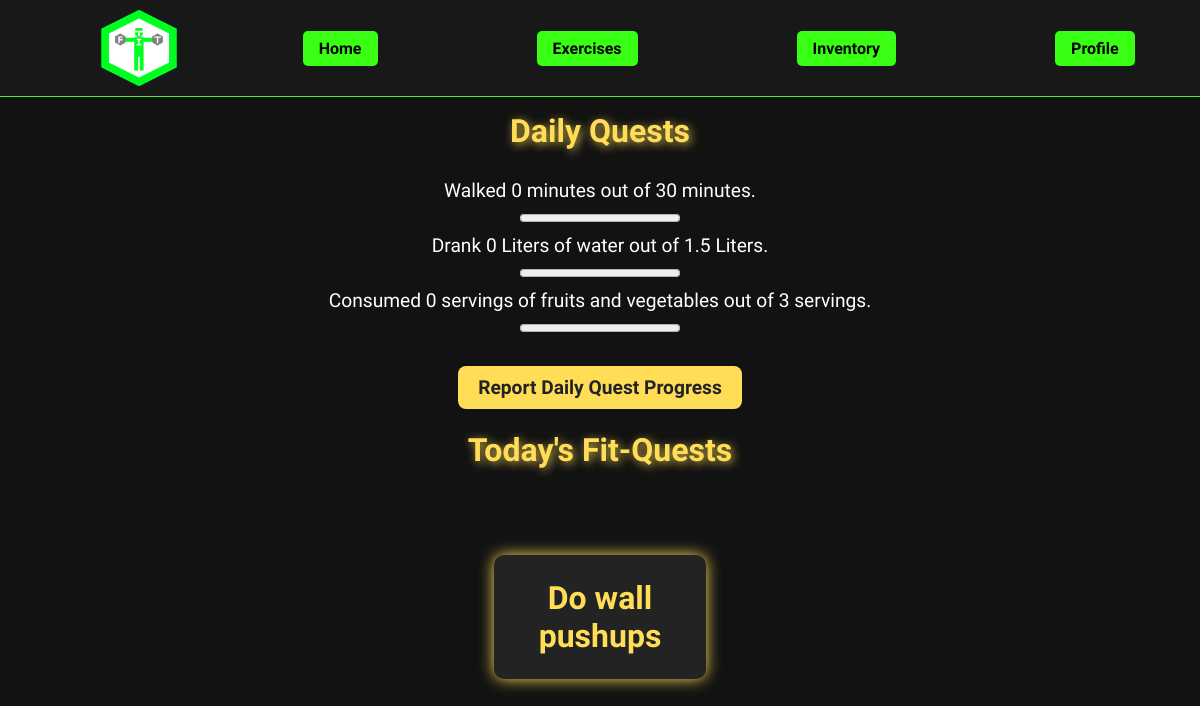
Before: /fitness/fitquests/ (signed in) with the older database file.
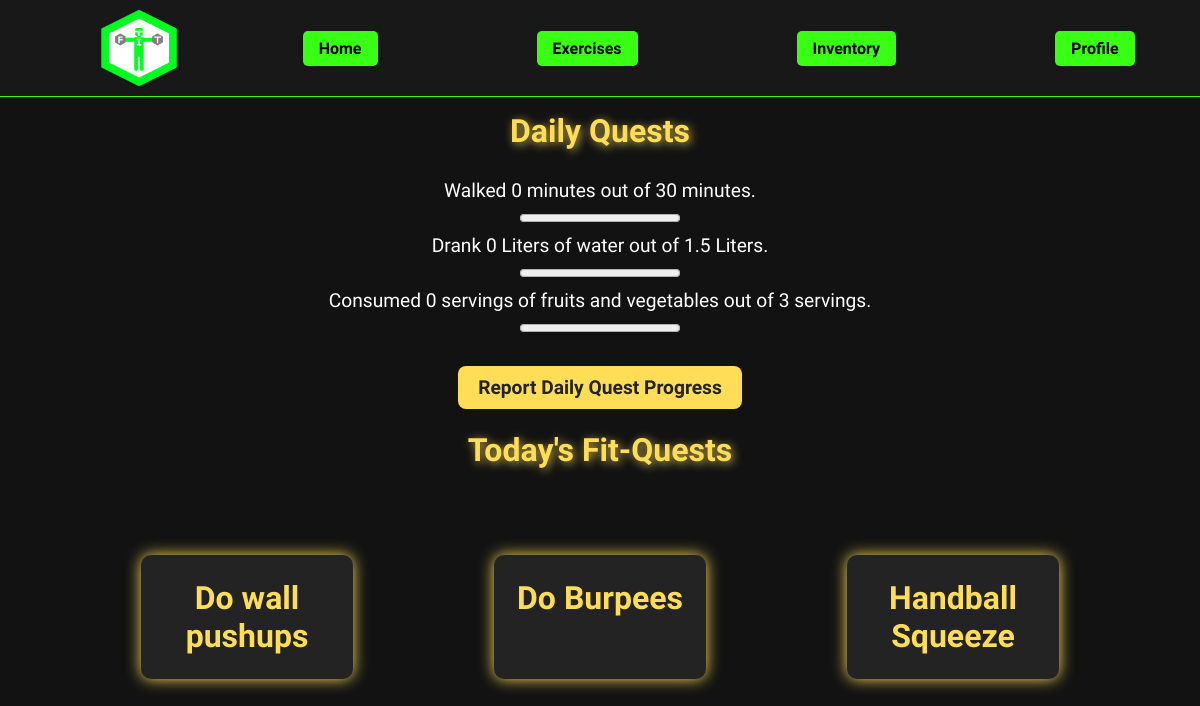
After: the same page with the newer database file.
### fitness/models.py (models this page shows, shortened)
class Task(models.Model):
    DIFFICULTIES = (('Noob', 'Noob'), ('Easy', 'Easy'), ('Medium', 'Medium'), ('Hard', 'Hard'), ('Expert', 'Expert'))
    name = models.CharField(max_length=255)
    sets = models.IntegerField()
    difficulty_score = models.CharField(max_length=31, choices=DIFFICULTIES, default='Medium')
    num_per_set = models.IntegerField()
    end_date = models.DateTimeField(null=True)
    user = models.ForeignKey(FitCrawlerUser, on_delete=models.CASCADE)
    exercise = models.ForeignKey(Exercise, on_delete=models.CASCADE)

### fitness/views.py (the view)
# urls.py: path('fitquests/', views.view_current_tasks, name='view_current_tasks'),
@login_required
def view_current_tasks(request):
    if request.user.user_type == 'FitGuildOfficer':
        return redirect('fitness:home')
    else:
        with connection.cursor() as cursor:
            cursor.execute("""
                SELECT id, name
                FROM fitness_task
                WHERE user_id = %s
                    AND STRFTIME('%%Y%%m%%d', %s) < STRFTIME('%%Y%%m%%d', end_date)
                    AND id NOT IN
                    (SELECT task_id FROM fitness_tasklog
                    WHERE user_id = %s AND DATE(time_completed) = DATE(%s))
                """,
                [request.user.id, datetime.datetime.now(), request.user.id, datetime.datetime.now()]
            )
            task_rows = cursor.fetchall()
            cursor.execute("""
                SELECT minutes_walked, water_drank_L, fruit_veggie_servings
                FROM fitness_dailylog
                WHERE user_id = %s AND DATE(time_completed) = DATE(%s)
                """,
                [request.user.id, datetime.datetime.now()]
            )
            daily_row = cursor.fetchone()
        if daily_row:
            template_args = {'task_rows': task_rows, 'walk_goal': DAILY_WALK, 'water_goal': DAILY_WATER, 'fruit_veg_goal': DAILY_FRUIT_VEG, 'mins_walk': daily_row[0], 'water': daily_row[1], 'fruit_veg': daily_row[2]}
        else:
            template_args = {'task_rows': task_rows, 'walk_goal': DAILY_WALK, 'water_goal': DAILY_WATER, 'fruit_veg_goal': DAILY_FRUIT_VEG, 'mins_walk': 0, 'water': 0, 'fruit_veg': 0}
        return render(request, 'fitness/view_current_tasks.html', template_args)

### fitness/templates/fitness/view_current_tasks.html (shortened to what this page needs)
{% extends 'fitness/header.html' %}
{% load static %}
{% block content%}
<link rel="stylesheet" type="text/css" href="{% static 'fitness/view_current_tasks.css' %}">
    <h1>Daily Quests</h1>
    <p>Walked {{mins_walk}} minutes out of {{walk_goal}} minutes.</p>
    <progress value="{{mins_walk}}" max="{{walk_goal}}"></progress>
    <p>Drank {{water}} Liters of water out of {{water_goal}} Liters.</p>
    <progress value="{{water}}" max="{{water_goal}}"></progress>
    <p>Consumed {{fruit_veg}} servings of fruits and vegetables out of {{fruit_veg_goal}} servings.</p>
    <progress value="{{fruit_veg}}" max="{{fruit_veg_goal}}"></progress>
    <p class="report_progress">
        <a href="{% url 'fitness:complete_daily' %}">
        Report Daily Quest Progress
        </a>
    </p>
    <h1>Today's Fit-Quests<h1>
    {% if task_rows %}
        <ul>
        {% for task_id, task_name in task_rows %}
            <li>
                <a href="{% url 'fitness:task_details' task_pk=task_id %}">
                {{task_name}}
                </a>
            </li>
        {% endfor %}
        </ul>
    {% else %}
        <h3>All Fit-Quests Complete</h3>
    {% endif %}
{% endblock %}

### fitness/templates/fitness/header.html (shortened to what this page needs)
{% load static %}
<!DOCTYPE html>
<html lang="en">
    <head>
        <link rel="stylesheet" type="text/css" href="{% static 'fitness/header.css' %}">
    </head>
    <body>
        <header class="header">
            <div class="logoDiv">
                <a href="{% url 'fitness:home' %}" class="home_link_logo">
                    <img src="{% static 'fitness/fitcrawlerLogo.png' %}" alt="FitCrawler Logo" class="logo">
                </a>
            </div>
            <div class="buttonDiv">
                <h2><a href="{% url 'fitness:home' %}" class="button">Home</a></h2>
                <h2><a href="{% url 'exercises:search_exercises' %}" class="button">Exercises</a></h2>
                {% if user.is_authenticated and user.user_type == 'FitKnight' %}
                    <h2><a href="{% url 'dungeon:view_inventory' %}" class="button">Inventory</a></h2>
                {% endif %}
                {% if user.is_authenticated %}
                <h2><a class="button js-profile">Profile</a></h2>
                {% else %}
                <h2><a href="{% url 'gym:signup' %}" class="button">Sign Up</a></h2>
                <h2><a href="{% url 'gym:login' %}" class="button">Login</a></h2>
                {% endif %}
            </div>
        </header>
            {% block content %}
            {% endblock %}
    </body>
</html>

### fitness/static/fitness/header.css (style rules this page uses)
body { background-color: #282828; color: white; font-family: "Rajdhani", sans-serif; margin: 0; }
.header { display: flex; justify-content: space-evenly; align-items: center; border-bottom: 1px solid #39FF14; background-color: #181818; margin-bottom: 1rem; position: fixed; width: 100%; top: 0; z-index: 5; }
.header h2 { font-size: 1rem; margin: 0; }
.logo { max-height: 100%; max-width: 100%; }
.home_link_logo { display: contents; }
.logoDiv { display: flex; align-items: center; justify-content: center; width: 15%; height: 10vh; }
.buttonDiv { display: flex; align-items: center; justify-content: space-between; width: 70%; margin: 0 1rem; height: 12vh; }
.button { display: inline-block; background-color: #39FF14; color: black; padding: 0.5rem 1rem; text-decoration: none; border-radius: 5px; margin-left: 0.5rem; transition: background-color 0.3s, transform 0.2s; border: none; cursor: pointer; }

### fitness/static/fitness/view_current_tasks.css (style rules this page uses)
body { font-family: 'Rajdhani', sans-serif; background-color: #121212; color: white; margin: 0; padding: 0; display: flex; flex-direction: column; align-items: center; text-align: center; min-height: 100vh; }
h1 { font-size: 2rem; color: #ffdd57; text-shadow: 2px 2px 10px rgba(255, 221, 87, 0.8); margin-top: 1.5rem; }
p { font-size: 1.2rem; margin: 0.5rem 0; }
a { text-decoration: none; color: #ffdd57; font-weight: bold; transition: color 0.3s ease; }
.report_progress { margin-top: 5vh; }
.report_progress a { background-color: #ffdd57; color: #232323; font-size: 1.2rem; font-weight: bold; padding: 10px 20px; border: none; border-radius: 8px; cursor: pointer; transition: background-color 0.3s, transform 0.2s; }
ul { list-style: none; padding: 0; display: flex; flex-direction: row; justify-content: space-evenly; width: 100vw; }
li { display: flex; background-color: #232323; padding: 1rem; border-radius: 10px; margin: 0.5rem 0; width: 15vw; transition: background-color 0.3s ease; box-shadow: 0px 0px 15px #ffdd57; }
li a { width: 15vw; padding: 0.5rem 0; color: #ffdd57; text-shadow: none; }

Changed rows visible on the page:
added Task: name "Do Burpees"
added Task: name "Handball Squeeze"
